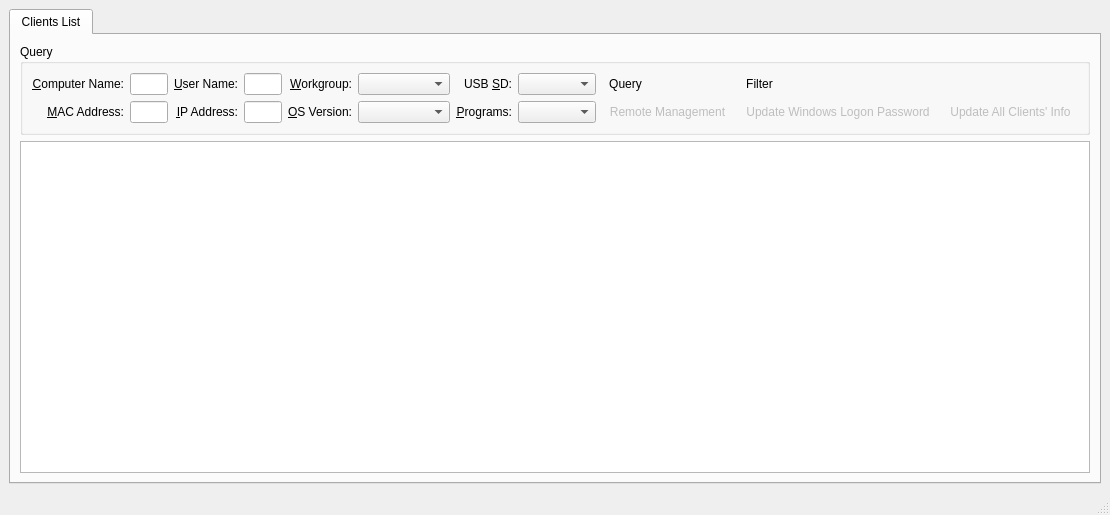
<?xml version="1.0" encoding="UTF-8"?>
<ui version="4.0">
 <class>ControlCenterClass</class>
 <widget class="QMainWindow" name="ControlCenterClass">
  <property name="geometry">
   <rect>
    <x>0</x>
    <y>0</y>
    <width>980</width>
    <height>515</height>
   </rect>
  </property>
  <property name="sizePolicy">
   <sizepolicy hsizetype="Expanding" vsizetype="Expanding">
    <horstretch>0</horstretch>
    <verstretch>0</verstretch>
   </sizepolicy>
  </property>
  <property name="windowTitle">
   <string>Control Center</string>
  </property>
  <widget class="QWidget" name="centralwidget">
   <layout class="QGridLayout" name="gridLayout_3">
    <item row="0" column="0">
     <widget class="QTabWidget" name="tabWidget">
      <property name="currentIndex">
       <number>0</number>
      </property>
      <widget class="QWidget" name="tabClientsList">
       <attribute name="title">
        <string>Clients List</string>
       </attribute>
       <layout class="QGridLayout" name="gridLayout_2">
        <item row="0" column="0">
         <widget class="QGroupBox" name="groupBox">
          <property name="title">
           <string>Query</string>
          </property>
          <layout class="QGridLayout" name="gridLayout">
           <item row="1" column="0">
            <widget class="QLabel" name="labelComputerName">
             <property name="text">
              <string>&amp;Computer Name:</string>
             </property>
             <property name="alignment">
              <set>Qt::AlignRight|Qt::AlignTrailing|Qt::AlignVCenter</set>
             </property>
             <property name="buddy">
              <cstring>lineEditComputerName</cstring>
             </property>
            </widget>
           </item>
           <item row="1" column="1">
            <widget class="QLineEdit" name="lineEditComputerName"/>
           </item>
           <item row="2" column="5">
            <widget class="QComboBox" name="comboBoxOSVersion">
             <item>
              <property name="text">
               <string/>
              </property>
             </item>
             <item>
              <property name="text">
               <string>WIN_2000</string>
              </property>
             </item>
             <item>
              <property name="text">
               <string>WIN_XP</string>
              </property>
             </item>
             <item>
              <property name="text">
               <string>WIN_7</string>
              </property>
             </item>
            </widget>
           </item>
           <item row="2" column="4">
            <widget class="QLabel" name="labelOS">
             <property name="text">
              <string>&amp;OS Version:</string>
             </property>
             <property name="alignment">
              <set>Qt::AlignRight|Qt::AlignTrailing|Qt::AlignVCenter</set>
             </property>
             <property name="buddy">
              <cstring>comboBoxOSVersion</cstring>
             </property>
            </widget>
           </item>
           <item row="1" column="5">
            <widget class="QComboBox" name="comboBoxWorkgroup">
             <property name="sizePolicy">
              <sizepolicy hsizetype="Preferred" vsizetype="Fixed">
               <horstretch>0</horstretch>
               <verstretch>0</verstretch>
              </sizepolicy>
             </property>
             <property name="toolTip">
              <string>Department</string>
             </property>
             <property name="statusTip">
              <string/>
             </property>
             <property name="whatsThis">
              <string>Department</string>
             </property>
             <item>
              <property name="text">
               <string notr="true"/>
              </property>
             </item>
             <item>
              <property name="text">
               <string notr="true">Account</string>
              </property>
             </item>
             <item>
              <property name="text">
               <string notr="true">AdminDept</string>
              </property>
             </item>
             <item>
              <property name="text">
               <string notr="true">Cost</string>
              </property>
             </item>
             <item>
              <property name="text">
               <string notr="true">Custom</string>
              </property>
             </item>
             <item>
              <property name="text">
               <string>GMO</string>
              </property>
             </item>
             <item>
              <property name="text">
               <string notr="true">HR</string>
              </property>
             </item>
             <item>
              <property name="text">
               <string notr="true">Marker</string>
              </property>
             </item>
             <item>
              <property name="text">
               <string notr="true">PDS</string>
              </property>
             </item>
             <item>
              <property name="text">
               <string notr="true">PG</string>
              </property>
             </item>
             <item>
              <property name="text">
               <string notr="true">Plan</string>
              </property>
             </item>
             <item>
              <property name="text">
               <string notr="true">PMC</string>
              </property>
             </item>
             <item>
              <property name="text">
               <string notr="true">Purchase</string>
              </property>
             </item>
             <item>
              <property name="text">
               <string notr="true">QC</string>
              </property>
             </item>
             <item>
              <property name="text">
               <string>Retail</string>
              </property>
             </item>
             <item>
              <property name="text">
               <string notr="true">Sales</string>
              </property>
             </item>
             <item>
              <property name="text">
               <string notr="true">Sample</string>
              </property>
             </item>
             <item>
              <property name="text">
               <string notr="true">Secretary</string>
              </property>
             </item>
             <item>
              <property name="text">
               <string notr="true">Ship</string>
              </property>
             </item>
             <item>
              <property name="text">
               <string notr="true">Shop</string>
              </property>
             </item>
             <item>
              <property name="text">
               <string notr="true">WHouse</string>
              </property>
             </item>
            </widget>
           </item>
           <item row="1" column="4">
            <widget class="QLabel" name="labelWorkgroup">
             <property name="text">
              <string>&amp;Workgroup:</string>
             </property>
             <property name="alignment">
              <set>Qt::AlignRight|Qt::AlignTrailing|Qt::AlignVCenter</set>
             </property>
             <property name="buddy">
              <cstring>comboBoxWorkgroup</cstring>
             </property>
            </widget>
           </item>
           <item row="1" column="2">
            <widget class="QLabel" name="labelUserName">
             <property name="text">
              <string>&amp;User Name:</string>
             </property>
             <property name="alignment">
              <set>Qt::AlignRight|Qt::AlignTrailing|Qt::AlignVCenter</set>
             </property>
             <property name="buddy">
              <cstring>lineEditUserName</cstring>
             </property>
            </widget>
           </item>
           <item row="1" column="3">
            <widget class="QLineEdit" name="lineEditUserName"/>
           </item>
           <item row="2" column="0">
            <widget class="QLabel" name="labelMACAddress">
             <property name="text">
              <string>&amp;MAC Address:</string>
             </property>
             <property name="alignment">
              <set>Qt::AlignRight|Qt::AlignTrailing|Qt::AlignVCenter</set>
             </property>
             <property name="buddy">
              <cstring>lineEditMACAddress</cstring>
             </property>
            </widget>
           </item>
           <item row="2" column="1">
            <widget class="QLineEdit" name="lineEditMACAddress"/>
           </item>
           <item row="2" column="2">
            <widget class="QLabel" name="labelIPAddress">
             <property name="text">
              <string>&amp;IP Address:</string>
             </property>
             <property name="alignment">
              <set>Qt::AlignRight|Qt::AlignTrailing|Qt::AlignVCenter</set>
             </property>
             <property name="buddy">
              <cstring>lineEditIPAddress</cstring>
             </property>
            </widget>
           </item>
           <item row="2" column="3">
            <widget class="QLineEdit" name="lineEditIPAddress"/>
           </item>
           <item row="1" column="6">
            <widget class="QLabel" name="labelUSBSD">
             <property name="text">
              <string>USB &amp;SD:</string>
             </property>
             <property name="alignment">
              <set>Qt::AlignRight|Qt::AlignTrailing|Qt::AlignVCenter</set>
             </property>
             <property name="buddy">
              <cstring>comboBoxUSBSD</cstring>
             </property>
            </widget>
           </item>
           <item row="1" column="7">
            <widget class="QComboBox" name="comboBoxUSBSD">
             <item>
              <property name="text">
               <string/>
              </property>
             </item>
             <item>
              <property name="text">
               <string>Enabled</string>
              </property>
             </item>
             <item>
              <property name="text">
               <string>Disabled</string>
              </property>
             </item>
            </widget>
           </item>
           <item row="2" column="6">
            <widget class="QLabel" name="label_2">
             <property name="text">
              <string>&amp;Programs:</string>
             </property>
             <property name="alignment">
              <set>Qt::AlignRight|Qt::AlignTrailing|Qt::AlignVCenter</set>
             </property>
             <property name="buddy">
              <cstring>comboBoxPrograms</cstring>
             </property>
            </widget>
           </item>
           <item row="2" column="7">
            <widget class="QComboBox" name="comboBoxPrograms">
             <item>
              <property name="text">
               <string/>
              </property>
             </item>
             <item>
              <property name="text">
               <string>Enabled</string>
              </property>
             </item>
             <item>
              <property name="text">
               <string>Disabled</string>
              </property>
             </item>
            </widget>
           </item>
           <item row="1" column="8">
            <widget class="QToolButton" name="toolButtonQuery">
             <property name="toolTip">
              <string/>
             </property>
             <property name="text">
              <string>Query</string>
             </property>
             <property name="icon">
              <iconset resource="controlcenter.qrc">
               <normaloff>:/icon/resources/images/querydatabase.png</normaloff>:/icon/resources/images/querydatabase.png</iconset>
             </property>
             <property name="shortcut">
              <string>Ctrl+Return</string>
             </property>
             <property name="autoRaise">
              <bool>true</bool>
             </property>
            </widget>
           </item>
           <item row="2" column="8">
            <widget class="QToolButton" name="toolButtonManage">
             <property name="enabled">
              <bool>false</bool>
             </property>
             <property name="text">
              <string>Remote Management</string>
             </property>
             <property name="icon">
              <iconset resource="controlcenter.qrc">
               <normaloff>:/icon/resources/images/connect.png</normaloff>:/icon/resources/images/connect.png</iconset>
             </property>
             <property name="autoRaise">
              <bool>true</bool>
             </property>
            </widget>
           </item>
           <item row="2" column="10">
            <widget class="QToolButton" name="toolButtonAnnouncement">
             <property name="enabled">
              <bool>false</bool>
             </property>
             <property name="text">
              <string>Update All Clients' Info</string>
             </property>
             <property name="icon">
              <iconset resource="controlcenter.qrc">
               <normaloff>:/icon/resources/images/announcement.png</normaloff>:/icon/resources/images/announcement.png</iconset>
             </property>
             <property name="shortcut">
              <string>F5</string>
             </property>
             <property name="autoRaise">
              <bool>true</bool>
             </property>
            </widget>
           </item>
           <item row="2" column="9">
            <widget class="QToolButton" name="toolButtonUpdatePassword">
             <property name="enabled">
              <bool>false</bool>
             </property>
             <property name="toolTip">
              <string>Update Windows Logon Password</string>
             </property>
             <property name="statusTip">
              <string>Update Windows Logon Password</string>
             </property>
             <property name="text">
              <string>Update Windows Logon Password</string>
             </property>
             <property name="icon">
              <iconset resource="controlcenter.qrc">
               <normaloff>:/icon/resources/images/password.png</normaloff>:/icon/resources/images/password.png</iconset>
             </property>
             <property name="autoRaise">
              <bool>true</bool>
             </property>
            </widget>
           </item>
           <item row="1" column="9">
            <widget class="QToolButton" name="toolButtonfilter">
             <property name="enabled">
              <bool>true</bool>
             </property>
             <property name="toolTip">
              <string>Filter Data</string>
             </property>
             <property name="statusTip">
              <string>Filter Data</string>
             </property>
             <property name="text">
              <string>Filter</string>
             </property>
             <property name="icon">
              <iconset resource="controlcenter.qrc">
               <normaloff>:/icon/resources/images/filter.png</normaloff>:/icon/resources/images/filter.png</iconset>
             </property>
             <property name="autoRaise">
              <bool>true</bool>
             </property>
            </widget>
           </item>
          </layout>
         </widget>
        </item>
        <item row="1" column="0">
         <widget class="QTableView" name="tableViewClientList">
          <property name="contextMenuPolicy">
           <enum>Qt::CustomContextMenu</enum>
          </property>
          <property name="alternatingRowColors">
           <bool>true</bool>
          </property>
          <property name="selectionMode">
           <enum>QAbstractItemView::ExtendedSelection</enum>
          </property>
          <property name="selectionBehavior">
           <enum>QAbstractItemView::SelectRows</enum>
          </property>
          <property name="sortingEnabled">
           <bool>true</bool>
          </property>
          <attribute name="horizontalHeaderStretchLastSection">
           <bool>true</bool>
          </attribute>
         </widget>
        </item>
       </layout>
      </widget>
     </widget>
    </item>
   </layout>
  </widget>
  <widget class="QMenuBar" name="menubar">
   <property name="geometry">
    <rect>
     <x>0</x>
     <y>0</y>
     <width>980</width>
     <height>23</height>
    </rect>
   </property>
  </widget>
  <widget class="QStatusBar" name="statusbar"/>
  <action name="actionPrint">
   <property name="text">
    <string>Print</string>
   </property>
   <property name="toolTip">
    <string>Print Data</string>
   </property>
  </action>
  <action name="actionExport">
   <property name="text">
    <string>Export</string>
   </property>
   <property name="toolTip">
    <string>Export Data</string>
   </property>
  </action>
  <action name="actionRemoteDesktop">
   <property name="text">
    <string>M$ Remote Desktop</string>
   </property>
  </action>
  <action name="actionQueryDatabase">
   <property name="icon">
    <iconset resource="controlcenter.qrc">
     <normaloff>:/icon/resources/images/querydatabase.png</normaloff>:/icon/resources/images/querydatabase.png</iconset>
   </property>
   <property name="text">
    <string>Query Database</string>
   </property>
  </action>
  <action name="actionSearchNetwork">
   <property name="icon">
    <iconset resource="controlcenter.qrc">
     <normaloff>:/icon/resources/images/searchnetwork.png</normaloff>:/icon/resources/images/searchnetwork.png</iconset>
   </property>
   <property name="text">
    <string>Search Network</string>
   </property>
  </action>
  <action name="actionUpdatePassword">
   <property name="icon">
    <iconset resource="controlcenter.qrc">
     <normaloff>:/icon/resources/images/password.png</normaloff>:/icon/resources/images/password.png</iconset>
   </property>
   <property name="text">
    <string>Update Password</string>
   </property>
  </action>
  <action name="actionInformNewPassword">
   <property name="icon">
    <iconset resource="controlcenter.qrc">
     <normaloff>:/icon/resources/images/informnewpassword.png</normaloff>:/icon/resources/images/informnewpassword.png</iconset>
   </property>
   <property name="text">
    <string>Inform New Password</string>
   </property>
  </action>
  <action name="actionAnnouncement">
   <property name="icon">
    <iconset resource="controlcenter.qrc">
     <normaloff>:/icon/resources/images/announcement.png</normaloff>:/icon/resources/images/announcement.png</iconset>
   </property>
   <property name="text">
    <string>Announcement</string>
   </property>
  </action>
  <action name="actionFilter">
   <property name="icon">
    <iconset resource="controlcenter.qrc">
     <normaloff>:/icon/resources/images/filter.png</normaloff>:/icon/resources/images/filter.png</iconset>
   </property>
   <property name="text">
    <string>Filter</string>
   </property>
   <property name="toolTip">
    <string>Filter</string>
   </property>
  </action>
 </widget>
 <resources>
  <include location="controlcenter.qrc"/>
 </resources>
 <connections/>
</ui>
